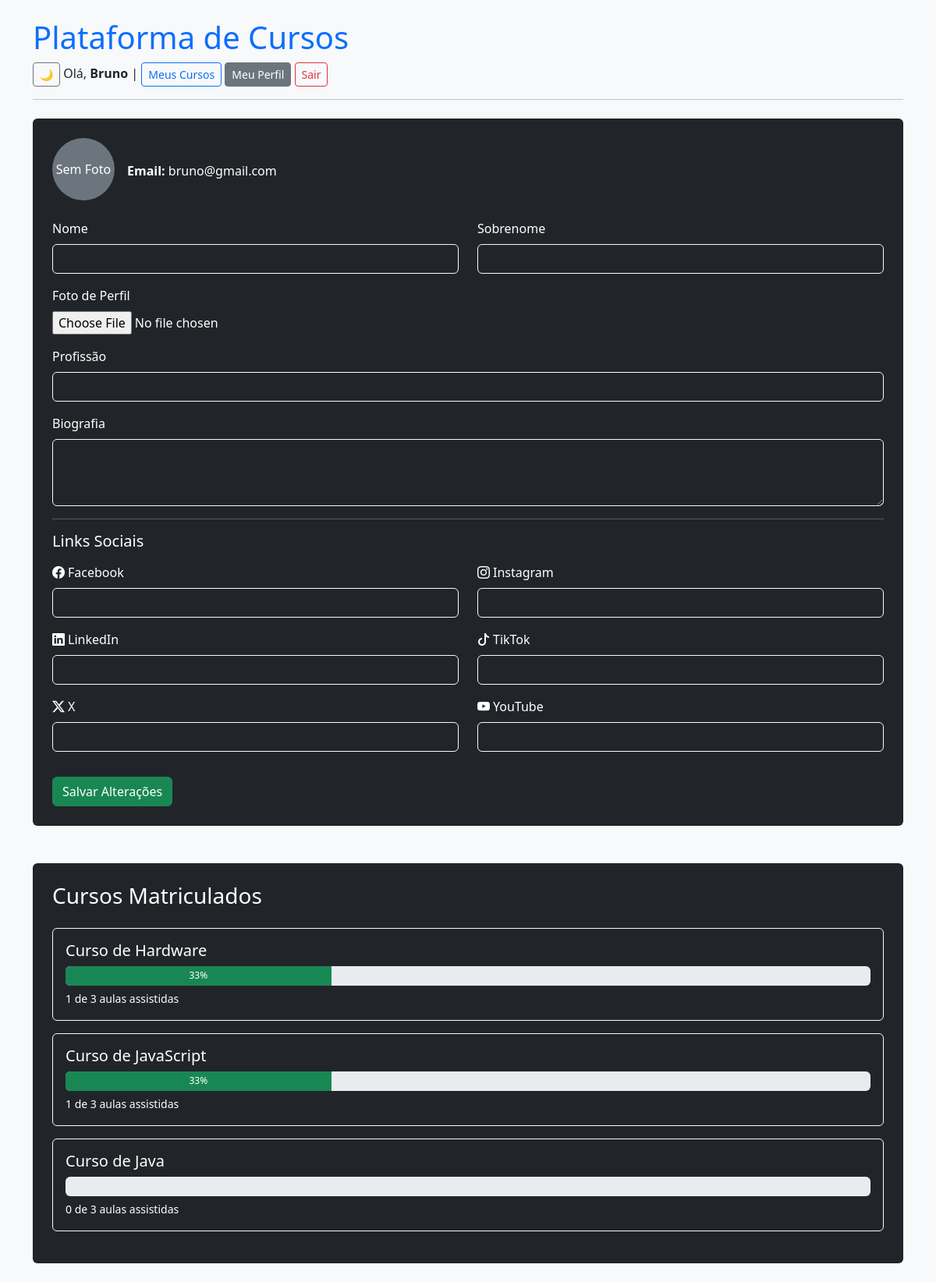
Page /usuarios/perfil/ (signed in) on the committed database.
### usuarios/models.py (models this page shows, shortened)
class Usuario(AbstractUser):
    foto = models.ImageField(upload_to='fotos_perfil/', blank=True, null=True)

class Perfil(models.Model):
    user = models.OneToOneField(settings.AUTH_USER_MODEL, on_delete=models.CASCADE)
    foto = models.ImageField(upload_to='fotos_perfil/', null=True, blank=True)
    titulo = models.CharField(max_length=60, blank=True)  # Profissão ou título
    bio = models.TextField(blank=True)
    facebook_url = models.URLField(blank=True)
    instagram_url = models.URLField(blank=True)
    linkedin_url = models.URLField(blank=True)
    tiktok_user = models.CharField(max_length=50, blank=True)
    x_user = models.CharField("Usuário do X", max_length=50, blank=True)
    youtube_url = models.URLField(blank=True)

### cursos/models.py (models this page shows, shortened)
class Matricula(models.Model):
    usuario = models.ForeignKey(settings.AUTH_USER_MODEL, on_delete=models.CASCADE, related_name='matriculas')
    curso = models.ForeignKey(Curso, on_delete=models.CASCADE, related_name='matriculas')
    data = models.DateTimeField(auto_now_add=True)
    class Meta:
        unique_together = ('usuario', 'curso')

class Curso(models.Model):
    titulo = models.CharField(max_length=100)
    descricao = models.TextField()
    imagem = models.ImageField(upload_to='cursos/imagens/', blank=True, null=True)
    slug = models.SlugField(unique=True, blank=True)

### usuarios/views.py (the view)
# urls.py: path('perfil/', views.perfil_usuario, name='perfil'),
@login_required
def perfil_usuario(request):
    usuario = request.user
    perfil, _ = Perfil.objects.get_or_create(user=usuario)
    matriculas = Matricula.objects.filter(usuario=usuario)
    for m in matriculas:
        aulas = Aula.objects.filter(curso=m.curso)
        total = aulas.count()
        assistidas = AulaAssistida.objects.filter(usuario=usuario, aula__in=aulas).count()
        percentual = int((assistidas / total) * 100) if total else 0
        m.progresso = {'total': total, 'assistidas': assistidas, 'percentual': percentual}
    if request.method == 'POST':
        usuario_form = UsuarioForm(request.POST, instance=usuario)
        perfil_form = PerfilForm(request.POST, request.FILES, instance=perfil)
        if usuario_form.is_valid() and perfil_form.is_valid():
            usuario_form.save()
            perfil_form.save()
            messages.success(request, "Dados atualizados com sucesso.")
            return redirect('perfil')
    else:
        usuario_form = UsuarioForm(instance=usuario)
        perfil_form = PerfilForm(instance=perfil)
    return render(request, 'usuarios/perfil.html', {
        'usuario': usuario,
        'matriculas': matriculas,
        'form': usuario_form,
        'perfil_form': perfil_form,
    })

### usuarios/forms.py
class UsuarioForm(forms.ModelForm):
    foto = forms.ImageField(required=False)
    class Meta:
        model = Usuario
        fields = ['first_name', 'last_name']

class PerfilForm(forms.ModelForm):
    class Meta:
        model = Perfil
        fields = [
            'foto', 'titulo', 'bio',
            'facebook_url', 'instagram_url', 'linkedin_url',
            'tiktok_user', 'x_user', 'youtube_url'
        ]
        widgets = {
            'bio': forms.Textarea(attrs={'rows': 3}),
        }

### usuarios/templatetags/form_filters.py (called while the page is built)
@register.filter(name='add_class')
def add_class(field, css):
    return field.as_widget(attrs={"class": css})

### usuarios/templates/usuarios/perfil.html (shortened to what this page needs)
{% extends 'base.html' %}
{% load form_filters %}
{% block content %}
<div class="card bg-dark text-white p-4 mb-4">
  <div class="d-flex align-items-center mb-4">
    {% if usuario.perfil.foto %}
      <img src="{{ usuario.perfil.foto.url }}" class="rounded-circle me-3 border border-light" width="80" height="80">
    {% else %}
      <div class="rounded-circle bg-secondary d-flex align-items-center justify-content-center me-3" style="width: 80px; height: 80px;">
        <span class="text-white">Sem Foto</span>
      </div>
    {% endif %}
    <div>
      <p class="mb-0"><strong>Email:</strong> {{ usuario.email }}</p>
    </div>
  </div>
  <form method="POST" enctype="multipart/form-data">
    <div class="row mb-3">
      <div class="col-md-6">
        <label for="id_first_name" class="form-label">Nome</label>
        {{ form.first_name|add_class:"form-control bg-dark text-white border-light" }}
      </div>
      <div class="col-md-6">
        <label for="id_last_name" class="form-label">Sobrenome</label>
        {{ form.last_name|add_class:"form-control bg-dark text-white border-light" }}
      </div>
    </div>
    <div class="mb-3">
      <label class="form-label">Foto de Perfil</label><br>
      {{ perfil_form.foto }}
    </div>
    <div class="mb-3">
      <label class="form-label">Profissão</label>
      {{ perfil_form.titulo|add_class:"form-control bg-dark text-white border-light" }}
    </div>
    <div class="mb-3">
      <label class="form-label">Biografia</label>
      {{ perfil_form.bio|add_class:"form-control bg-dark text-white border-light" }}
    </div>
    <hr class="border-light">
    <h5 class="mb-3">Links Sociais</h5>
    <div class="row">
      <div class="col-md-6 mb-3">
        <label class="form-label"><i class="bi bi-facebook me-1"></i>Facebook</label>
        {{ perfil_form.facebook_url|add_class:"form-control bg-dark text-white border-light" }}
      </div>
      <div class="col-md-6 mb-3">
        <label class="form-label"><i class="bi bi-instagram me-1"></i>Instagram</label>
        {{ perfil_form.instagram_url|add_class:"form-control bg-dark text-white border-light" }}
      </div>
      <div class="col-md-6 mb-3">
        <label class="form-label"><i class="bi bi-linkedin me-1"></i>LinkedIn</label>
        {{ perfil_form.linkedin_url|add_class:"form-control bg-dark text-white border-light" }}
      </div>
      <div class="col-md-6 mb-3">
        <label class="form-label"><i class="bi bi-tiktok me-1"></i>TikTok</label>
        {{ perfil_form.tiktok_user|add_class:"form-control bg-dark text-white border-light" }}
      </div>
      <div class="col-md-6 mb-3">
        <label class="form-label"><i class="bi bi-twitter-x me-1"></i>X</label>
        {{ perfil_form.x_user|add_class:"form-control bg-dark text-white border-light" }}
      </div>
      <div class="col-md-6 mb-3">
        <label class="form-label"><i class="bi bi-youtube me-1"></i>YouTube</label>
        {{ perfil_form.youtube_url|add_class:"form-control bg-dark text-white border-light" }}
      </div>
    </div>
    <button type="submit" class="btn btn-success mt-3">Salvar Alterações</button>
  </form>
</div>
<div class="card bg-dark text-white p-4 mt-5 mb-4">
  <h3 class="mb-4">Cursos Matriculados</h3>
  {% for m in matriculas %}
    <div class="mb-3 p-3 bg-dark rounded text-white border border-light">
      <h5 class="text-white">{{ m.curso.titulo }}</h5>
      <div class="progress mb-1" style="height: 25px;">
        <div class="progress-bar bg-success text-white" role="progressbar"
             style="width: {{ m.progresso.percentual }}%;"
             aria-valuenow="{{ m.progresso.percentual }}"
             aria-valuemin="0" aria-valuemax="100">
          {{ m.progresso.percentual }}%
        </div>
      </div>
      <small class="text-white">{{ m.progresso.assistidas }} de {{ m.progresso.total }} aulas assistidas</small>
    </div>
  {% empty %}
    <p class="text-white">Você ainda não está matriculado em nenhum curso.</p>
  {% endfor %}
</div>
{% endblock %}

### templates/base.html (shortened to what this page needs)
<!DOCTYPE html>
<html lang="pt-br">
<head>
<head>
    <link href="https://cdn.jsdelivr.net/npm/bootstrap@5.3.3/dist/css/bootstrap.min.css" rel="stylesheet">
    <link rel="stylesheet" href="https://cdn.jsdelivr.net/npm/bootstrap-icons@1.11.3/font/bootstrap-icons.min.css">
</head>
</head>
<body id="body" class="bg-light text-dark">
    <div class="container mt-4">
        <header class="mb-4">
            <a href="{% url 'lista_cursos' %}" class="text-primary text-decoration-none h1 d-block">
                Plataforma de Cursos
            </a>
            <nav class="mb-3">
                <button id="toggle-theme" class="btn btn-sm btn-outline-secondary">🌙</button>
                {% if user.is_authenticated %}
                    Olá, <strong>{{ user.username }}</strong> |
                    <a href="{% url 'meus_cursos' %}" class="btn btn-sm btn-outline-primary">Meus Cursos</a>
                    <a href="{% url 'perfil' %}" class="btn btn-secondary btn-sm">Meu Perfil</a>
                    <a href="{% url 'logout' %}" class="btn btn-sm btn-outline-danger">Sair</a>
                {% else %}
                    <a href="{% url 'login' %}" class="btn btn-sm btn-outline-primary">Login</a>
                    <a href="{% url 'cadastro' %}" class="btn btn-sm btn-outline-success">Cadastrar</a>
                {% endif %}
            </nav>
            <hr>
        </header>
        {% block content %}{% endblock %}
    </div>
</body>
</html>

### rows in the picture
Usuario: username "Bruno", email "bruno@gmail.com"
Matricula: curso.titulo "Curso de Hardware", progresso.percentual "33", progresso.assistidas "1", progresso.total "3"
Matricula: curso.titulo "Curso de JavaScript", progresso.percentual "33", progresso.assistidas "1", progresso.total "3"
Matricula: curso.titulo "Curso de Java", progresso.assistidas "0", progresso.total "3"
